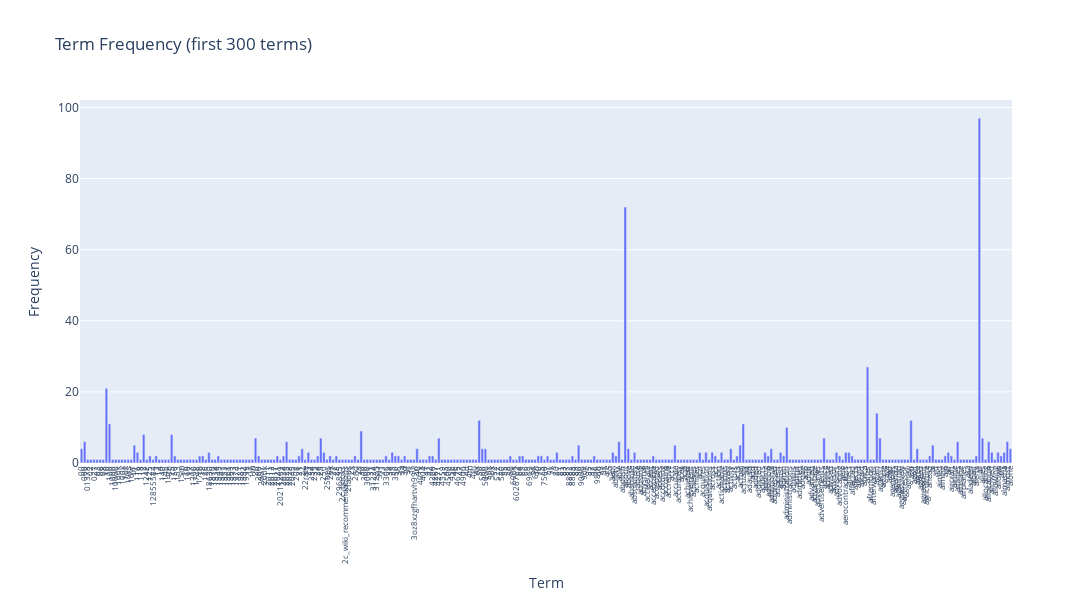

Write notebook code for a chart like this one.
### Code cell
# Answer here
import plotly.express as px

# reference: https://plotly.com/python/plotly-express/
# first 300 terms and frequencies
term = count_vect.get_feature_names_out()[:300]

# plotly bar chart
fig = px.bar(x = term,
            y = term_frequencies[:300], 
            labels = {'x':'Term', 'y':'Frequency'}, 
            title = 'Term Frequency (first 300 terms)'
)

fig.update_xaxes(
    tickmode = 'array', # force x-axis to show
    tickvals = term, # values on x-axis
    ticktext = term, # labels on x-axis
    tickangle = 270,
    tickfont = dict(size = 8)
)

# adjust layout size
fig.update_layout(
    autosize = False,
    width = 2500,
    height = 600
)

fig.show()

### Figure 1 — Plotly figure (JSON) as saved in the notebook; plotly's stock layout.template omitted (floating-point values rounded to 4 significant figures; data arrays with more than 128 entries replaced by an {"elided": "..."} marker saying what was removed)
{"data": [{"hovertemplate": "Term=%{x}<br>Frequency=%{y}<extra></extra>", "legendgroup": "", "marker": {"color": "#636efa", "pattern": {"shape": ""}}, "name": "", "orientation": "v", "showlegend": false, "textposition": "auto", "type": "bar", "x": {"elided": "300 str values"}, "xaxis": "x", "y": {"elided": "300 int values"}, "yaxis": "y"}], "layout": {"autosize": false, "barmode": "relative", "height": 600, "legend": {"tracegroupgap": 0}, "title": {"text": "Term Frequency (first 300 terms)"}, "width": 2500, "xaxis": {"anchor": "y", "domain": [0, 1], "tickangle": -90, "tickfont": {"size": 8}, "tickmode": "array", "ticktext": {"elided": "300 str values"}, "tickvals": {"elided": "300 str values"}, "title": {"text": "Term"}}, "yaxis": {"anchor": "x", "domain": [0, 1], "title": {"text": "Frequency"}}}}
